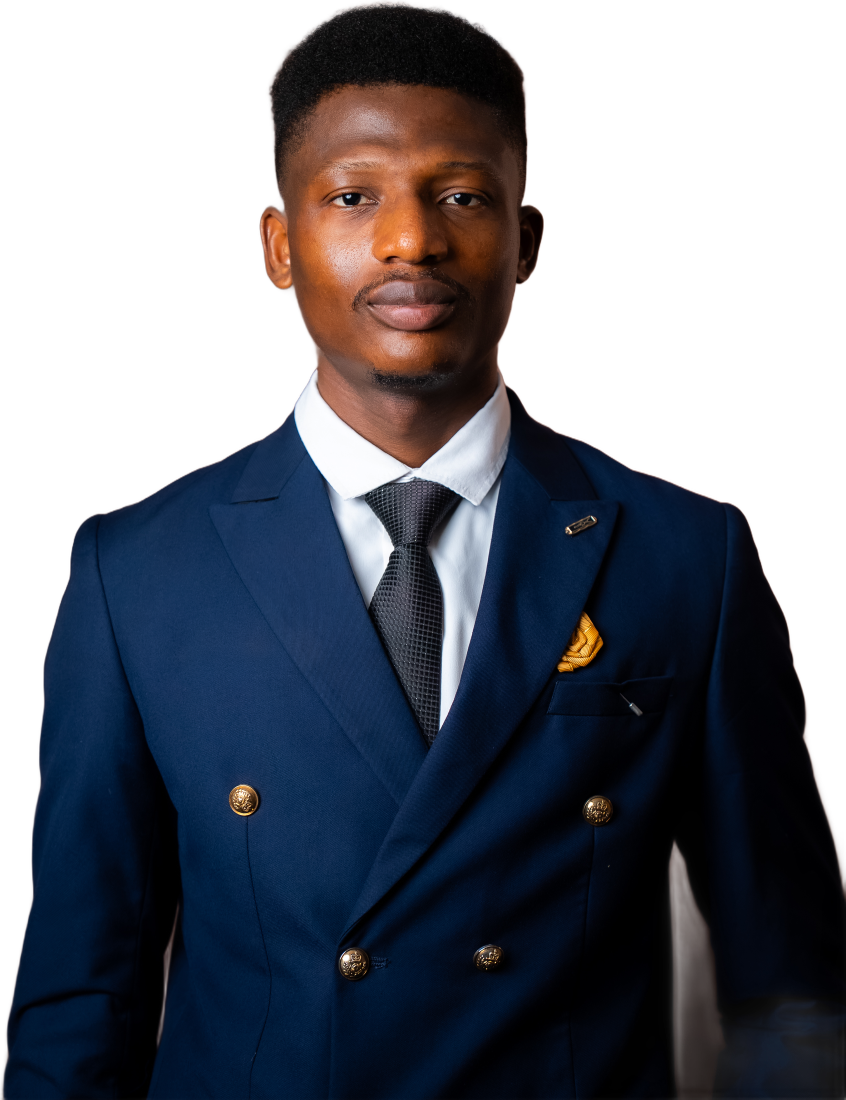
#> input picture edit/assets/DSC00562_cutout.png, 1692 x 2200 px, given in place of Urbn logo White.png, which was not available (shown at 1/2 size)
$ python thumbnail.py
#> lines starting #> are read from the running program, lines starting #| are printed output that depends on the picture; pictures that were not available may be replaced by others from this repository, and a replacement may not be noted
### edit/render.py
"""Urbn founder film — frame renderer.

Decodes the founder take (1001.mp4), composites brand graphics, product
screens and typography on top, and pipes frames to ffmpeg.

    python3 edit/render.py [out.mp4] [--from SEC --to SEC] [--still SEC out.png]
"""
import glob
import json
import math
import os
import random
import subprocess
import sys
from functools import lru_cache

import numpy as np
from PIL import Image, ImageDraw, ImageFilter, ImageFont

ROOT = os.path.dirname(os.path.dirname(os.path.abspath(__file__)))
FONTS = os.path.join(ROOT, "edit", "fonts")
W, H, FPS = 1080, 1920, 30
SRC = os.path.join(ROOT, "1001.mp4")
SRC_DUR = 78.69
TOTAL = 84.2

# Brand palette (URBN Visual Identity Guide)
BLACK = (0, 0, 0)
WHITE = (255, 255, 255)
BLUE = (37, 61, 226)        # #253DE2
GREY = (168, 168, 168)
SUCCESS = (18, 183, 106)    # #12B76A
OFFWHITE = (230, 230, 230)

M = 90  # outer margin
OFFSET = 0.85  # trim the dead air before the founder's first word

# Instagram Reels safe zone (1080x1920): UI covers the top ~246 px, everything
# below ~1535 px, and a button column right of x~886 from y~861 down.
SAFE_TOP, SAFE_BOTTOM, SAFE_RIGHT = 250, 1535, 880


# --------------------------------------------------------------------------- utils
def clamp(x, a=0.0, b=1.0):
    return max(a, min(b, x))


def ease_out(p):
    p = clamp(p)
    return 1 - (1 - p) ** 3


def ease_in_out(p):
    p = clamp(p)
    return 4 * p ** 3 if p < 0.5 else 1 - (-2 * p + 2) ** 3 / 2


def prog(t, t0, dur):
    return clamp((t - t0) / dur)


@lru_cache(None)
def font(name, size):
    return ImageFont.truetype(os.path.join(FONTS, name), size)


HEAD = "InterDisplay-Bold.ttf"     # stand-in for Creato Display Bold (headlines)
HEAD2 = "InterDisplay-SemiBold.ttf"
BODY = "Inter-SemiBold.ttf"         # Inter Semi Bold (H2 / body), per guide
BODYM = "Inter-Medium.ttf"


def asset(path):
    # Some filenames carry macOS narrow no-break spaces; resolve by glob.
    hits = glob.glob(os.path.join(ROOT, path))
    return hits[0] if hits else os.path.join(ROOT, path)


def load_rgba(path):
#> called with path = 'urbn logos/Urbn logo White.png'
    im = Image.open(asset(path)).convert("RGBA")
#> im is the input picture: PIL image 1692x2200 RGBA; mean R, G, B, A 20.4, 23.5, 32.4, 160.5
    a = np.array(im)[..., 3]
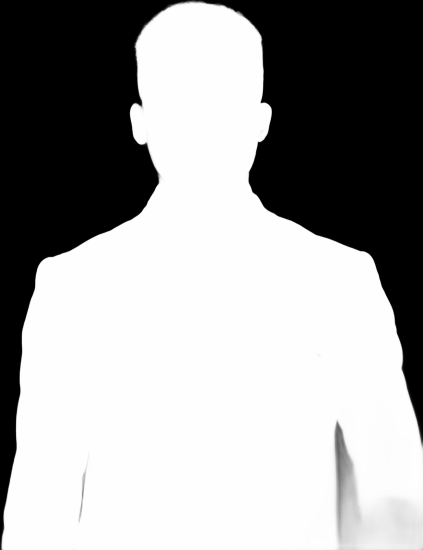
#> a: shape (2200, 1692) (shown at 1/4 size); min 0, max 255, mean 160.5
#> call 2 of load_rgba, with path = 'urbn logos/Urbn logo black.png'
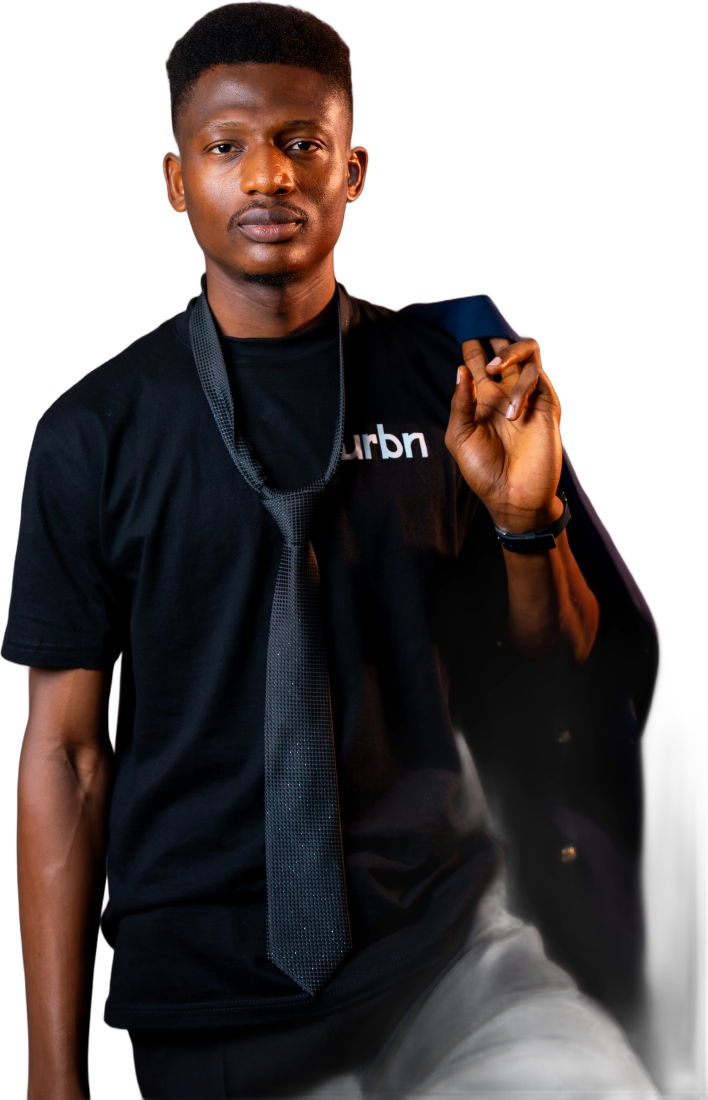
#> input picture edit/assets/DSC00718_cutout.png, 1416 x 2200 px, given in place of Urbn logo black.png, which was not available (shown at 1/2 size)
#> in load_rgba, im is the input picture: PIL image 1416x2200 RGBA; mean R, G, B, A 22.3, 15.7, 15.2, 160.1
#> in load_rgba (call 2), `a = np.array(im)[..., 3]`:
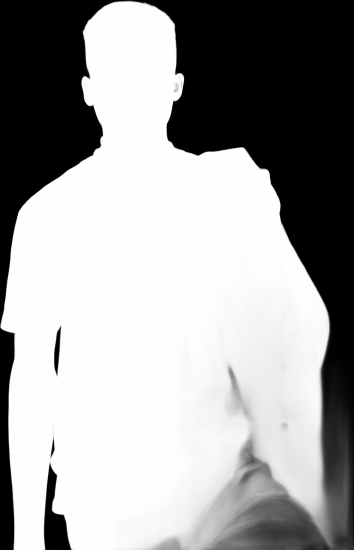
#> a: shape (2200, 1416) (shown at 1/4 size); min 0, max 255, mean 160.1
    ys, xs = np.where(a > 8)
    return im.crop((xs.min(), ys.min(), xs.max() + 1, ys.max() + 1))


def tint(im, color, alpha=1.0):
#> called with color = (255, 255, 255), alpha = 1
    a = im.getchannel("A")
    if alpha < 1:
        a = a.point(lambda v: int(v * alpha))
    out = Image.new("RGBA", im.size, color + (0,))
    out.putalpha(a)
    return out


def fit_w(im, w):
    return im.resize((int(w), int(round(im.height * w / im.width))), Image.LANCZOS)


def fit_h(im, h):
#> called with h = 54
    return im.resize((int(round(im.width * h / im.height)), int(h)), Image.LANCZOS)


def paste(canvas, im, x, y, alpha=1.0):
    """Alpha-composite an RGBA sprite at float position with opacity."""
    if alpha <= 0.002:
        return
    if alpha < 0.999:
        a = im.getchannel("A").point(lambda v: int(v * alpha))
        im = im.copy()
        im.putalpha(a)
    canvas.alpha_composite(im, (int(round(x)), int(round(y))))


# [4 lines left out: function scaled, not called in this run]


def rounded_mask(size, r, ss=3):
    w, h = size
    m = Image.new("L", (w * ss, h * ss), 0)
    ImageDraw.Draw(m).rounded_rectangle((0, 0, w * ss - 1, h * ss - 1), r * ss, fill=255)
    return m.resize((w, h), Image.LANCZOS)


def solid(color, size=(W, H)):
    return Image.new("RGBA", size, color + (255,))


# --------------------------------------------------------------------------- text
def text_line(runs, size, fontname=HEAD, track=-0.035, pad_hl=None):
    """Render one line of rich text.

    runs: list of (text, color) or (text, color, highlight_rgb).
    Returns RGBA image whose height is the font's line box.
    """
    f = font(fontname, size)
    tr = track * size
    asc, desc = f.getmetrics()
    full = "".join(r[0] for r in runs)
    total_w = int(f.getlength(full) + tr * max(0, len(full) - 1)) + 4
    padx = pad_hl or int(size * 0.14)
    img = Image.new("RGBA", (total_w + 2 * padx, asc + desc + int(size * 0.1)), (0, 0, 0, 0))
    d = ImageDraw.Draw(img)
    # highlight boxes first
    i = 0
    for r in runs:
        if len(r) > 2 and r[2] is not None:
            x0 = f.getlength(full[:i]) + tr * i
            x1 = f.getlength(full[: i + len(r[0])]) + tr * (i + len(r[0]) - 1)
            top = asc - f.getbbox("H")[1] * 0 - int(size * 0.80)
            d.rectangle((padx + x0 - padx * 0.55, top - size * 0.06,
                         padx + x1 + padx * 0.55, asc + size * 0.16), fill=r[2] + (255,))
        i += len(r[0])
    i = 0
    for r in runs:
        for ch in r[0]:
            x = f.getlength(full[:i]) + tr * i
            d.text((padx + x, 0), ch, font=f, fill=r[1] + (255,))
            i += 1
    return img, padx


@lru_cache(None)
def T(text, size, color=WHITE, fontname=HEAD, track=-0.035, hl=None, hl_color=None, hl_bg=None):
    """Cached single-line text. `hl` marks a substring drawn in hl_color / on hl_bg."""
    if hl and hl in text:
        a, b = text.split(hl, 1)
        runs = []
        if a:
            runs.append((a, color))
        runs.append((hl, hl_color or color, hl_bg))
        if b:
            runs.append((b, color))
    else:
        runs = [(text, color)]
    img, padx = text_line(runs, size, fontname, track)
    return img, padx


def put_text(canvas, text, x, y, size, t=None, t0=None, color=WHITE, fontname=HEAD, track=-0.035,
             hl=None, hl_color=None, hl_bg=None, dur=0.5, alpha=1.0, align="left", rise=True):
    """Draw text with a masked rise-in reveal starting at t0. (x,y)=left/top of the glyph box."""
    img, padx = T(text, size, color, fontname, track, hl, hl_color, hl_bg)
    if align == "center":
        x = x - (img.width - 2 * padx) / 2
    elif align == "right":
        x = x - (img.width - 2 * padx)
    x -= padx
    if t is None or t0 is None:
        paste(canvas, img, x, y, alpha)
        return img.width - 2 * padx
    p = ease_out(prog(t, t0, dur))
    if p <= 0:
        return img.width - 2 * padx
    if rise:
        h = img.height
        dy = (1 - p) * h * 0.9
        vis = int(h - dy)
        if vis > 0:
            paste(canvas, img.crop((0, 0, img.width, vis)), x, y + dy, alpha * min(1, p * 1.6))
    else:
        paste(canvas, img, x, y, alpha * p)
    return img.width - 2 * padx


# --------------------------------------------------------------------------- assets
LOGO_W = load_rgba("urbn logos/Urbn logo White.png")
LOGO_B = load_rgba("urbn logos/Urbn logo black.png")
ICON = load_rgba("urbn logos/Urbn logo Icon white.png")

LOGO_W_SMALL = fit_h(tint(LOGO_W, WHITE), 54)
LOGO_B_SMALL = fit_h(tint(LOGO_B, BLACK), 54)
#> call 2 of tint, with color = (0, 0, 0), alpha = 1
#> in tint (call 2), `out.putalpha(a)`:
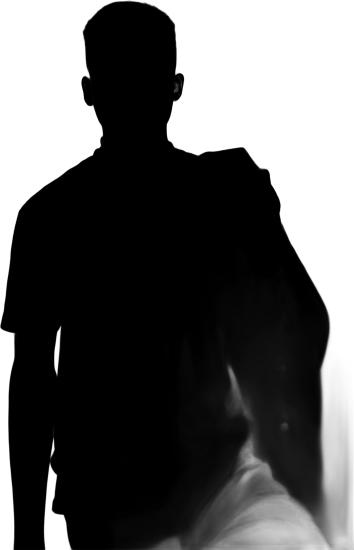
#> out: PIL image 1416x2200 RGBA (shown at 1/4 size); mean R, G, B, A 0, 0, 0, 160.1; transparent parts drawn white
#> call 2 of fit_h, with h = 54
#> in fit_h (call 2), `return im.resize((int(round(im.width * h / im.height)), int(h)), Image..`:
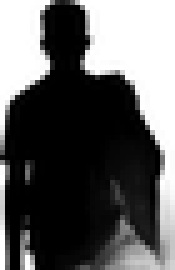
#> returned value: PIL image 35x54 RGBA (shown 5 times larger); mean R, G, B, A 0, 0, 0, 160.1; transparent parts drawn white

SCR = {
    "home_lagos": "app screens/Screenshot 2026-10-03 at 12.04.45*",
    "otp": "app screens/Screenshot 2026-10-03 at 12.05.00*",
    "home_ph": "app screens/Simulator Screenshot - iPhone 16 Plus - 2026-09-29 at 23.38.38.png",
    "dashboard": "app screens/Simulator Screenshot - iPhone 16 Plus - 2026-09-29 at 23.43.13.png",
    "listings": "app screens/Simulator Screenshot - iPhone 16 Plus - 2026-09-29 at 23.43.20.png",
}


# [52 lines left out: functions phone, property_card, founder_photo, not called in this run]


@lru_cache(None)
def watermark(color, alpha, h=1500):
    return fit_h(tint(ICON, color, alpha), h)


# [19 lines left out: functions vignette, grad_bottom, not called in this run]


@lru_cache(None)
def grad_top(end=0.35, strength=0.85, color=(2, 3, 8)):
    y = np.linspace(0, 1, H, dtype=np.float32)
    a = np.clip(1 - y / end, 0, 1) ** 1.3 * strength
    a = np.repeat(a[:, None], W, axis=1)
    im = Image.new("RGBA", (W, H), color + (0,))
    im.putalpha(Image.fromarray((a * 255).astype(np.uint8)))
    return im


# [10 lines left out: function dot, not called in this run]


@lru_cache(None)
def glow(r, color, a=0.55):
    s = int(r * 4)
    im = Image.new("RGBA", (s, s), color + (0,))
    m = Image.new("L", (s, s), 0)
    ImageDraw.Draw(m).ellipse((s / 4, s / 4, 3 * s / 4, 3 * s / 4), fill=int(255 * a))
    im.putalpha(m.filter(ImageFilter.GaussianBlur(r / 2)))
    return im


# [35 lines left out: functions check_badge, pill, not called in this run]


# --------------------------------------------------------------------------- brand furniture
def top_bar(c, t, t0, dark=True):
    """Guide-style header: wordmark, hairline, blue + grey squares."""
    p = ease_out(prog(t, t0, 0.7))
    logo = LOGO_W_SMALL if dark else LOGO_B_SMALL
    y = 272
    paste(c, logo, M, y, p)
    d = ImageDraw.Draw(c)
    x0, x1 = M + logo.width + 60, W - M - 110
    lc = (255, 255, 255, int(150 * p)) if dark else (37, 61, 226, int(255 * p))
    d.line((x0, y + 28, x0 + (x1 - x0) * p, y + 28), fill=lc, width=2)
    d.rectangle((W - M - 88, y + 9, W - M - 50, y + 47), fill=BLUE + (int(255 * p),))
    d.rectangle((W - M - 38, y + 9, W - M, y + 47), fill=GREY + (int(255 * p),))


# [14 lines left out: functions bottom_rule, bg_card, not called in this run]


# --------------------------------------------------------------------------- footage
class Footage:
    # [18 lines left out: functions __init__, get, not called in this run]


FACE = (540, 760)
TRACK = json.load(open(os.path.join(ROOT, "edit", "assets", "face_track.json")))
#> (reads edit/assets/face_track.json from the repository)
MED, CLOSE = 1.18, 1.36   # the only two framings used for the founder


def face_at(t):
    i = min(len(TRACK["eye"]) - 1, max(0, int(round(t * TRACK["fps"]))))
    return TRACK["cx"][i], TRACK["eye"][i]


# [21 lines left out: functions zoomed, founder, not called in this run]


# --------------------------------------------------------------------------- captions
CAPTIONS = [  # "|" marks a hand-set line break; lines are timed by length
    (0.95, 2.95, "You can order food | from your phone.", "order food"),
    (6.62, 9.0, "But when it comes to | renting a house in Nigeria…", "renting a house"),
    (16.30, 18.62, "I know this because | I've gone through it.", "gone through it."),
    (18.72, 21.62, "And that's when I started | asking the bigger question.", "bigger question."),
    (33.03, 35.55, "Property owners are | juggling tenants,", "juggling"),
    (35.66, 38.30, "managers, records | and payments", None),
    (38.36, 39.95, "across different places.", "different places."),
    (40.07, 43.80, "And we keep trying to fix | each problem separately.", "separately."),
    (44.90, 47.95, "We think there's a bigger | problem to solve first.", "first."),
    (64.38, 68.22, "And eventually, | your property is no longer | just a building.", "just a building."),
    (73.50, 75.72, "That's what we're | building at Urbn —", "Urbn"),
]

CAP_SIZE = 58
CAP_X = M
CAP_MAXW = SAFE_RIGHT - M - 20
CAP_Y = 1405   # every caption sits on this one line, inside the safe zone


# [70 lines left out: functions _chunks, caption_img, not called in this run]


CAP_CHUNKS = None


# [62 lines left out: functions draw_captions, kicker, s_hook, s_founder_cut, not called in this run]


# --- street map -------------------------------------------------------------
MAP_W, MAP_H = 2400, 4300
XS = [80, 400, 760, 1090, 1440, 1780, 2110, 2350]
YS = [y + 560 for y in [120, 470, 850, 1230, 1600, 1990, 2360, 2740, 3120, 3480]]
ROAD = 30
PATH = [(1, 9), (1, 7), (3, 7), (3, 5), (5, 5), (5, 3), (3, 3), (3, 1)]


# [31 lines left out: function _build_map, not called in this run]


MAP, HOUSES = None, None
PTS = [(XS[a], YS[b]) for a, b in PATH]
SEGL = [math.dist(PTS[i], PTS[i + 1]) for i in range(len(PTS) - 1)]
PLEN = sum(SEGL)


# [8 lines left out: function path_at, not called in this run]


MAP_T0, MAP_T1 = 9.10, 16.25
WALK0, WALK1 = 9.15, 16.0
ASK_TIMES = [11.45, 12.25, 12.95, 13.75, 14.6, 15.3]


def walk_u(t):
    q = prog(t, WALK0, WALK1 - WALK0)
    return ease_in_out(q) * 0.6 + 0.4 * q


# [114 lines left out: functions s_map, s_photo, s_question, not called in this run]


PROBLEMS = [
    (25.38, ["Renting is", "difficult."]),
    (27.02, ["Tenancy is", "fragmented."]),
    (28.97, ["Properties run on", "WhatsApp & notebooks."]),
]


# [23 lines left out: function s_problems, not called in this run]


CHIPS = [
    (34.55, "Tenants", 90, 470, (-1, -0.4)),
    (35.66, "Managers", 690, 330, (0.3, -0.6)),
    (36.45, "Records", 90, 1010, (-1, 0.3)),
    (37.15, "Payments", 540, 1100, (0.4, 0.5)),
]


# [65 lines left out: functions s_juggle, s_reveal, s_presence, not called in this run]


NODES = [
    (51.49, "Owners", (220, 680)),
    (53.32, "Renters", (780, 650)),
    (54.27, "Agents", (190, 1230)),
    (55.16, "Records", (720, 1270)),
    (55.97, "Services", (450, 1400)),
]
CENTER = (480, 980)
_rnd = random.Random(11)
SAT = []
for _i in range(30):
    ang = _rnd.uniform(0, math.tau)
    rr = _rnd.uniform(470, 640)
    SAT.append((56.85 + _i * 0.045, (CENTER[0] + math.cos(ang) * rr * 0.92, CENTER[1] + math.sin(ang) * rr * 1.05),
                _rnd.uniform(3, 7)))
#> (the rest of the program and of its run is left out)
